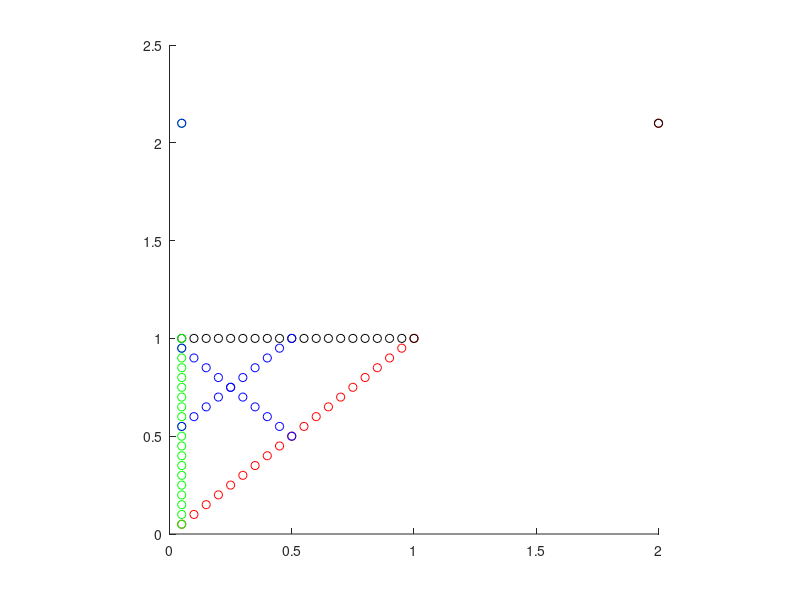
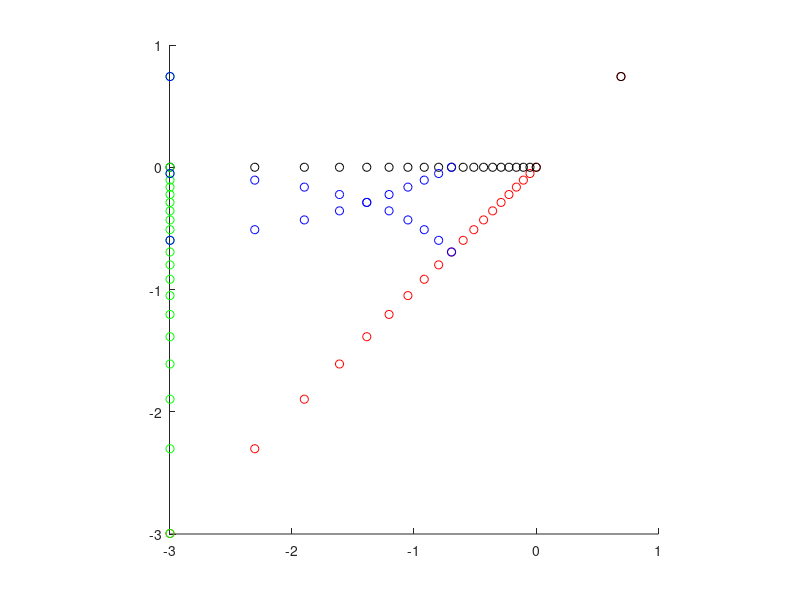

Here is the MATLAB script that generated these plots, in order: (Note: this script raises an error after producing the figures.)
%MAKE MODEL PARAMETER AND IMAGE DEFINITIONS FOR TIMING-SELECTIVE PRF MODELS

%Set Variable
ConLumPeriod=[0.05:0.05:1 2.1];
ConLumDuration=[0.05:0.05:1 2];
ConLumOffDur=ConLumPeriod-ConLumDuration;
ConLumOccupancy=ConLumDuration./ConLumPeriod;
ConDurPeriod=[0.05:0.05:1 2.1];
ConDurDuration=repmat(0.05, size(ConDurPeriod));
ConDurOffDur=ConDurPeriod-ConDurDuration;
ConDurOccupancy=ConDurDuration./ConDurPeriod;
ConPerPeriod=repmat(1, size(ConDurPeriod));
ConPerPeriod(end)=2.1;
ConPerDuration=[0.05:0.05:1 2];
ConPerOffDur=ConPerPeriod-ConPerDuration;
ConPerOccupancy=ConPerDuration./ConPerPeriod;
GapsDuration=[0.05:0.05:0.5 0.05:0.05:0.5 0.05];
GapsPeriod=[0.95:-0.05:0.50 0.55:0.05:1 2.1]; 
GapsOffDur=GapsPeriod-GapsDuration;
GapsOccupancy=GapsDuration./GapsPeriod;


%Plot linear figure
figure; hold on; plot(ConLumDuration, ConLumPeriod, 'ro')
axis square
hold on; plot(ConPerDuration, ConPerPeriod, 'ko')
hold on; plot(ConDurDuration, ConDurPeriod, 'go')
hold on; plot(GapsDuration, GapsPeriod, 'bo')

%Plot log figure
figure; hold on; plot(log(ConLumDuration), log(ConLumPeriod), 'ro')
axis square
hold on; plot(log(ConPerDuration), log(ConPerPeriod), 'ko')
hold on; plot(log(ConDurDuration), log(ConDurPeriod), 'go')
hold on; plot(log(GapsDuration), log(GapsPeriod), 'bo')
ax=gca;
ax.XTick=log(ConLumDuration)
ax.YTick=log(ConLumDuration)
axis([-3.1 log(2) -3.1 log(2)])

%Plot linear on time-off time figure
figure; hold on; plot(ConLumDuration, ConLumOffDur, 'ro')
axis square
hold on; plot(ConPerDuration, ConPerOffDur, 'ko')
hold on; plot(ConDurDuration, ConDurOffDur, 'go')
hold on; plot(GapsDuration, GapsOffDur, 'bo')

%Plot linear occupancy period figure
figure; hold on; plot(ConLumOccupancy, ConLumPeriod, 'ro')
axis square
hold on; plot(ConPerOccupancy, ConPerPeriod, 'ko')
hold on; plot(ConDurOccupancy, ConDurPeriod, 'go')
hold on; plot(GapsOccupancy, GapsPeriod, 'bo')

%Plot linear occupancy duration figure (NOT a useful space)
figure; hold on; plot(1./ConLumOccupancy, ConLumDuration,  'ro')
axis square
hold on; plot(1./ConPerOccupancy, ConPerDuration,  'ko')
hold on; plot(1./ConDurOccupancy, ConDurDuration, 'go')
hold on; plot(1./GapsOccupancy, GapsDuration, 'bo')
axis([0 1 0 1])

%MAKES STIMULUS IMAGES
%Make modelling images (to run 2d pRF models)
ConLumImages=uint8(zeros(40, 40, size(ConDurDuration,2)));
ConDurImages=uint8(zeros(40, 40, size(ConDurDuration,2)));
ConPerImages=uint8(zeros(40, 40, size(ConDurDuration,2)));
GapsImages=uint8(zeros(40, 40, size(ConDurDuration,2)));

for n=1:size(ConDurDuration,2)
    ConLumImages(uint8(ConLumDuration(n).*20), uint8(ConLumPeriod(n).*20), n)=1;
    ConDurImages(uint8(ConDurDuration(n).*20), uint8(ConDurPeriod(n).*20), n)=1;
    ConPerImages(uint8(ConPerDuration(n).*20), uint8(ConPerPeriod(n).*20), n)=1;
    GapsImages(uint8(GapsDuration(n).*20), uint8(GapsPeriod(n).*20), n)=1;
end

for n=1:size(ConDurDuration,2)
    ConLumImages(:,:,n)=ConLumImages(:,:,n)';
    ConDurImages(:,:,n)=ConDurImages(:,:,n)';
    ConPerImages(:,:,n)=ConPerImages(:,:,n)';
    GapsImages(:,:,n)=GapsImages(:,:,n)';
end

%Test the result
figure;
for n=1:size(ConDurDuration,2)
    imagesc([flipud(ConLumImages(:,:,n)) ones(40,1) flipud(ConPerImages(:,:,n)) ones(40,1) flipud(ConDurImages(:,:,n)) ones(40,1) flipud(GapsImages(:,:,n))])
    axis image;
    drawnow;
    pause(0.4)
end

images=cat(3, ConLumImages,  ConPerImages, ConDurImages, GapsImages);
images=images([1:20 40],[1:20 40], :);
images(:,:,85)=zeros([21,21]);
images=images.*255;

%IF NEEDED: Changes to params and stimuli for mix modelling (started from separate
%scans)
%First, make the prescan period a mixture of the ends of the three possible
%preceeding scans
images=images.*3;
images(:,:,86)=(images(:,:,21)+images(:,:,21)+images(:,:,42))./3;
images(:,:,87)=(images(:,:,21)+images(:,:,42)+images(:,:,42))./3;
%Then set some fields in params to avoid the assumption of three cycles
params.numCycles=1;
params.scanDuration=params.period+params.prescanDuration;
cyclePrescanFrames=20*2.1*(56+6);
stimulus.seq=stimulus.seq(1:cyclePrescanFrames);
stimulus.seqtiming=stimulus.seqtiming(1:cyclePrescanFrames);
%Then set the prescan stimulus frames correctly
prescanSeq=stimulus.seq(1:252);
prescanSeq(prescanSeq==21)=87;
prescanSeq(prescanSeq==42)=86;
prescanSeq(prescanSeq==63)=87;
prescanSeq(prescanSeq==84)=86;
stimulus.seq(1:252)=prescanSeq;

%MAKE STIMULUS PARAMETER FILES FOR MODELLING
%To convert stimulus sequence to mrVista input
%Cut prescan (if needed, can take sequence before prescan is added)
seq=seq(253:end);
seqTiming=seqTiming(253:end);
newSet=newSet(253:end);

%Convert to onsets and offsets
onsets=zeros(size(newSet));
offsets=zeros(size(newSet));
for n=1:length(onsets)
    if newSet(n)>0
        if newSet(n)==2000
            onsets(n)=21;
            offsets(n+39)=21;
        elseif newSet(n)==50 && sum(newSet(n+1:n+41))==0 && ((n+41)==length(newSet) || newSet(n+42)>0)
            %Watch out, hard coded
            
                
                %(n>7476 && n<7602) || (n>8022 && n<8129) || (n>8568 && n<8654) || n<9114
               onsets(n)=21;
               offsets(n+1)=21;
        else
            onsets(n)=newSet(n)/50;
            offsets(n+newSet(n)/50-1)=newSet(n)/50;
        end
    end
end

onsetsConLum=onsets(1:2352);
onsetsConPer=onsets(2353:4704);
onsetsConDur=onsets(4705:7056);
onsetsGaps=onsets(7057:9408);
SecondSweep=(onsetsGaps>0 & onsetsGaps<21);
SecondSweep(1:546)=0;
SecondSweep(1638:end)=0;
onsetsGaps(SecondSweep)=onsetsGaps(SecondSweep)+10;


offsetsConLum=offsets(1:2352);
offsetsConPer=offsets(2353:4704);
offsetsConDur=offsets(4705:7056);
offsetsGaps=offsets(7057:9408);
SecondSweep=(offsetsGaps>0 & offsetsGaps<21);
SecondSweep(1:546)=0;
SecondSweep(1638:end)=0;
offsetsGaps(SecondSweep)=offsetsGaps(SecondSweep)+10;

%Check result
figure; 
axis image;
colormap gray;
for n=7056:length(onsets)
    if n<=2352
        if onsetsConLum(n)>0
            imagesc(flipud(ConLumImages(:,:,onsetsConLum(n))), [0 1])
        else
            imagesc(zeros(40,40), [0 1])
        end
    elseif n<=4704
        if onsetsConDur(n-2352)>0
            imagesc(flipud(ConDurImages(:,:,onsetsConDur(n-2352))), [0 1])
        else
            imagesc(zeros(40,40), [0 1])
        end     
    elseif n<=7056
        if onsetsConPer(n-4704)>0
            imagesc(flipud(ConPerImages(:,:,onsetsConPer(n-4704))), [0 1])
        else
            imagesc(zeros(40,40), [0 1])
        end 
    else
        if onsetsGaps(n-7056)>0
            imagesc(flipud(GapsImages(:,:,onsetsGaps(n-7056))), [0 1])
        else
            imagesc(zeros(40,40), [0 1])
        end 
    end
    drawnow;
    %pause(0.001)
end

%Convert onsets and offsets to full mrVista seq, SEPARATE SCANS
seqCLon=[onsetsConLum((end-251):end) onsetsConLum onsetsConLum onsetsConLum];
seqCPon=[onsetsConPer((end-251):end) onsetsConPer onsetsConPer onsetsConPer];
seqCDon=[onsetsConDur((end-251):end) onsetsConDur onsetsConDur onsetsConDur];
seqGPon=[onsetsGaps((end-251):end) onsetsGaps onsetsGaps onsetsGaps];
seqCLoff=[offsetsConLum((end-251):end) offsetsConLum offsetsConLum offsetsConLum];
seqCPoff=[offsetsConPer((end-251):end) offsetsConPer offsetsConPer offsetsConPer];
seqCDoff=[offsetsConDur((end-251):end) offsetsConDur offsetsConDur offsetsConDur];
seqGPoff=[offsetsGaps((end-251):end) offsetsGaps offsetsGaps offsetsGaps];

seqCPon(seqCPon>0)=seqCPon(seqCPon>0)+21;
seqCPoff(seqCPoff>0)=seqCPoff(seqCPoff>0)+21;
seqCDon(seqCDon>0)=seqCDon(seqCDon>0)+42;
seqCDoff(seqCDoff>0)=seqCDoff(seqCDoff>0)+42;
seqGPon(seqGPon>0)=seqGPon(seqGPon>0)+63;
seqGPoff(seqGPoff>0)=seqGPoff(seqGPoff>0)+63;

seqCLon(seqCLon==0)=85;
seqCLoff(seqCLoff==0)=85;
seqCPon(seqCPon==0)=85;
seqCPoff(seqCPoff==0)=85;
seqCDon(seqCDon==0)=85;
seqCDoff(seqCDoff==0)=85;
seqGPon(seqGPon==0)=85;
seqGPoff(seqGPoff==0)=85;

%Save as params files
load('params_lin_duration.mat', 'params')
stimulus.seqtiming=seqTiming(1:length(seqCLon));
stimulus.seq=seqCLon;
save('params_ConLumOn2D.mat', 'params', 'stimulus')
stimulus.seq=seqCLoff;
save('params_ConLumOff2D.mat', 'params', 'stimulus')

stimulus.seq=seqCDon;
save('params_ConDurOn2D.mat', 'params', 'stimulus')
stimulus.seq=seqCDoff;
save('params_ConDurOff2D.mat', 'params', 'stimulus')

stimulus.seq=seqCPon;
save('params_ConPerOn2D.mat', 'params', 'stimulus')
stimulus.seq=seqCPoff;
save('params_ConPerOff2D.mat', 'params', 'stimulus')

stimulus.seq=seqGPon;
save('params_TimeGapsOn2D.mat', 'params', 'stimulus')
stimulus.seq=seqGPoff;
save('params_TimeGapsOff2D.mat', 'params', 'stimulus')

%Convert onsets and offsets to full mrVista seq, MIXED SCANS
onsetsConPer(onsetsConPer>0)=onsetsConPer(onsetsConPer>0)+21;
onsetsConDur(onsetsConDur>0)=onsetsConDur(onsetsConDur>0)+42;
onsetsGaps(onsetsGaps>0)=onsetsGaps(onsetsGaps>0)+63;
offsetsConPer(offsetsConPer>0)=offsetsConPer(offsetsConPer>0)+21;
offsetsConDur(offsetsConDur>0)=offsetsConDur(offsetsConDur>0)+42;
offsetsGaps(offsetsGaps>0)=offsetsGaps(offsetsGaps>0)+63;

onsetsConLum(onsetsConLum==0)=85;
onsetsConPer(onsetsConPer==0)=85;
onsetsConDur(onsetsConDur==0)=85;
onsetsGaps(onsetsGaps==0)=85;
offsetsConLum(offsetsConLum==0)=85;
offsetsConPer(offsetsConPer==0)=85;
offsetsConDur(offsetsConDur==0)=85;
offsetsGaps(offsetsGaps==0)=85;

seqCLonSame=[onsetsConLum((end-251):end) onsetsConLum];
seqCPonSame=[onsetsConPer((end-251):end) onsetsConPer];
seqCDonSame=[onsetsConDur((end-251):end) onsetsConDur];
seqGPonSame=[onsetsGaps((end-251):end) onsetsGaps];
seqCLonDif=[onsetsConDur((end-251):end) onsetsConLum];
seqCPonDif=[onsetsConDur((end-251):end) onsetsConPer];
seqCDonDif=[onsetsConLum((end-251):end) onsetsConDur];
seqGPonDif=[onsetsConLum((end-251):end) onsetsGaps];

seqCLoffSame=[offsetsConLum((end-251):end) offsetsConLum];
seqCPoffSame=[offsetsConPer((end-251):end) offsetsConPer];
seqCDoffSame=[offsetsConDur((end-251):end) offsetsConDur];
seqGPoffSame=[offsetsGaps((end-251):end) offsetsGaps];
seqCLoffDif=[offsetsConDur((end-251):end) offsetsConLum];
seqCPoffDif=[offsetsConDur((end-251):end) offsetsConPer];
seqCDoffDif=[offsetsConLum((end-251):end) offsetsConDur];
seqGPoffDif=[offsetsConLum((end-251):end) offsetsGaps];

%Save as params files
load('params_lin_duration.mat', 'params')
stimulus.seqtiming=seqTiming(1:length(seqCLonSame));
stimulus.seq=seqCLonSame;
save('params_ConLumOnSame2D.mat', 'params', 'stimulus')
stimulus.seq=seqCLoffSame;
save('params_ConLumOffSame2D.mat', 'params', 'stimulus')

stimulus.seq=seqCDonSame;
save('params_ConDurOnSame2D.mat', 'params', 'stimulus')
stimulus.seq=seqCDoffSame;
save('params_ConDurOffSame2D.mat', 'params', 'stimulus')

stimulus.seq=seqCPonSame;
save('params_ConPerOnSame2D.mat', 'params', 'stimulus')
stimulus.seq=seqCPoffSame;
save('params_ConPerOffSame2D.mat', 'params', 'stimulus')

stimulus.seq=seqGPonSame;
save('params_TimeGapsOnSame2D.mat', 'params', 'stimulus')
stimulus.seq=seqGPoffSame;
save('params_TimeGapsOffSame2D.mat', 'params', 'stimulus')

save('params_ConLumOnDif2D.mat', 'params', 'stimulus')
stimulus.seq=seqCLoffDif;
save('params_ConLumOffDif2D.mat', 'params', 'stimulus')

stimulus.seq=seqCDonDif;
save('params_ConDurOnDif2D.mat', 'params', 'stimulus')
stimulus.seq=seqCDoffDif;
save('params_ConDurOffDif2D.mat', 'params', 'stimulus')

stimulus.seq=seqCPonDif;
save('params_ConPerOnDif2D.mat', 'params', 'stimulus')
stimulus.seq=seqCPoffDif;
save('params_ConPerOffDif2D.mat', 'params', 'stimulus')

stimulus.seq=seqGPonDif;
save('params_TimeGapsOnDif2D.mat', 'params', 'stimulus')
stimulus.seq=seqGPoffDif;
save('params_TimeGapsOffDif2D.mat', 'params', 'stimulus')

% To make temporal frequency transforms of stimulus sequence
load('params_ConLumOn2D.mat')
stimulusConLumOn=stimulus;
load('params_ConLumOff2D.mat')
stimulusConLumOff=stimulus;

stimOn=stimulusConLumOn.seq~=85;
stimOff=stimulusConLumOff.seq~=85;
stimOnUS=zeros(1,length(stimOn)*10);
stimOffUS=zeros(1,length(stimOff)*10);
stimOnUS(10*find(stimOn)-9)=1;
stimOffUS(10*find(stimOff)-1)=1;
stimOnUS=[stimOnUS stimOnUS];
stimOffUS=[stimOffUS stimOffUS];

onsets=find(stimOnUS);
offsets=find(stimOffUS);
%fftsOut=zeros(420,(length(onsets)/2));

for whichEvent=31:(length(onsets)/2)
    cycle=zeros(1,offsets(whichEvent+(length(onsets)/2))-offsets(whichEvent-1+(length(onsets)/2)));
    cycle((end-(offsets(whichEvent+(length(onsets)/2))-onsets(whichEvent+(length(onsets)/2)))):end)=1;
    tmpfft=abs(fft(cycle));
    if length(tmpfft)<420;
        tmpfft(end+1:420)=0;
    end
    if ~exist('fftsOut', 'var') || isempty(fftsOut)
        fftsOut(1,:)=tmpfft;
        transformList(whichEvent)=1;
    else
        matchFound=0;
        for n=1:size(fftsOut,1)
            if all(tmpfft==fftsOut(n,:))
                transformList(whichEvent)=n;
                matchFound=1;
                break;
            end
        end
        if matchFound==0
            transformList(whichEvent)=size(fftsOut,1)+1;
            fftsOut((size(fftsOut,1)+1),:)=tmpfft;
        end
    end
end
fftsOut=zeros(420,sum(stimConLumOn));
